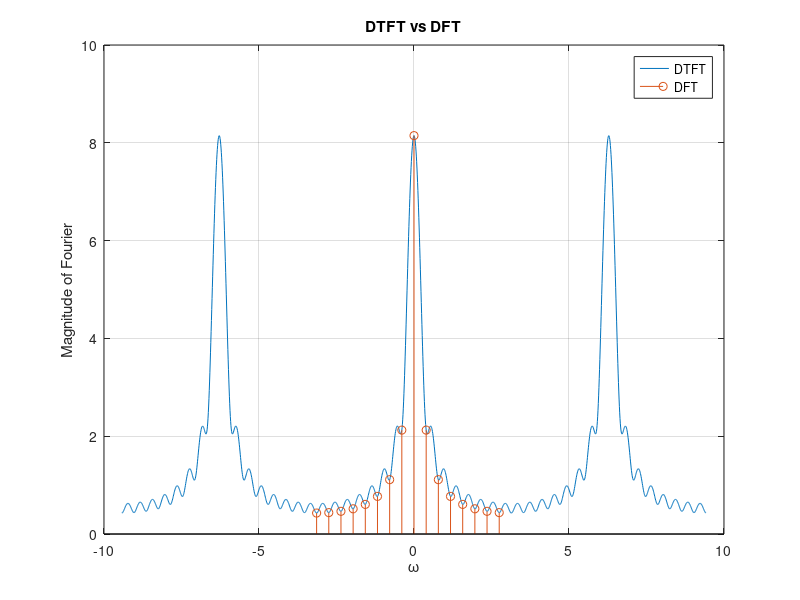

Reproduce this figure in MATLAB.
%201500127 Δημήτρης Ορεινός ’σκηση 3.3


%Αρχικά ορίζουμε το σήμα διακριτού χρόνου x[n] που μας δίνεται από την εκφωνηση της άσκησης,
% ορίζοντας σταθερό χρονικό βήμα time_step=1, μιας και μιλάμε για διακριτό σήμα. 
%Πιο συγκεκριμένα το σήμα x[n] ορίζεται ως εξής:
%x[n]=(0,9)^(n), με το  χρόνο n(ως διάνυσμα χρόνου) να ορίζεται στο χρονικό διάστημα [0,N-1], όπου
%Ν=2^(4)=16.

clc
clear all


 N=2^(4);


n=[0:N-1];


x=(0.9).^(n);


w=[-3*pi:0.01:3*pi];
%Για τη σχεδίαση του Μετασχηματισμού Fourier Διακριτού 
%Χρόνου(DTFT), θα πρέπει να ορίσουμε ένα διάστημα συχνοτήτων ω(μέσω
%συχνοτικού διανύσματος w με σταθερό συχνοτικό βήμα freq_step=0,01).






w_k=n*2*pi/N; %Ορίζουμε ένα διάνυσμα συχνοτήτων w_k  χρησιμοποιώντας τη γνωστή σχέση ωk=2*π/Ν.


w_k_shift=[-N/2:(N/2)-1]*2*pi/N;%Έπειτα για να καταφέρουμε να σχεδιάσουμε το Μετασχηματισμό Fourier Διακριτού 
%Χρόνου(DTFT),αλλά και τον Διακριτό Μετασχηματισμό Fourier(DFT)του διακριτού σήματος x[n] μαζί στο
%ίδιο γράφημα, θα πρέπει το διάνυσμα συχνοτήτων w_k που ορίσαμε να το
%«κεντράρoυμε» στο μηδέν, ώστε να μπορούμε να συγκρίνουμε ευκολότερα τα
%διαγράμματα των δύο μετασχηματισμών.






%Στη συνέχεια υπολογίζουμε το μετασχηματισμό Fourier, χρησιμοποιώντας ένα forloop.
%Έτσι θα επιτύχουμε να εφαρμόσουμε ακριβώς τον ορισμό του αθροίσματος που
%αντιστοιχεί στο μετασχηματισμό Fourier για τα διακριτά σήματα,
%δηλαδή σε κάθε loop, για μία συγκεκριμένη τιμή του χρόνου n κάθε φορά, 
%να αθροίζουμε ως προς τη συχνότητα ω το x[n].



X=0;
p=0;

for r=0:N-1
   p=p+1;
   
   X=X+x(p).*exp(-j*r*w);
end




y=fft(x);%Ύστερα υπολογίζουμε το Διακριτό Μετασχηματισμό Fourier (DFT)του διακριτού σήματος x[n] 
%,χρησιμοποιώντας την εντολή fft(x) που αντιστοιχεί στον υπολογισμό του Γρήγορου Μετασχηματισμού Fourier(FFT), 
%όπου x το σήμα όπου θα εφαρμόσουμε τον μετασχηματισμό αυτόν(το διάνυσμα όπου θα εφαρμοστεί αυτή τη εντολή), 
%που εδώ είναι το διακριτό σήμα x[n].



Y=fftshift(y);%Ανάλογα σκεπτόμενοι θα πρέπει ,για να αναπαρασταθούν o DTFT και ο DFT του διακριτού σήματος, 
%να «κεντράρουμε» και τον DFT του σήματος στο μηδέν. 
%Αυτό γίνεται με χρήση της εντολής fftshift(Χ),όπου όπου Χ το σήμα όπου θα εφαρμόσουμε τον μετασχηματισμό αυτόν
%(το διάνυσμα όπου θα εφαρμοστεί αυτή τη εντολή), 
%που εδώ είναι ο Γρήγορος Μετασχηματισμός Fourier (FFT) του διακριτού σήματος x[n].
 





%Έπειτα μέσω της εντολής figure ανίογουμε ένα νέο παράθυρο σχεδίασης. 

figure



subplot(1,1,1)




plot(w,abs(X))%Σχεδιάζουμε  το  μετασχηματισμό Fourier του σήματος x[n]
%X[exp(j*ω)],χρησιμοποιώντας την εντολή plot(x,y),
%όπου σαν ανεξάρτητη μεταβλητή x,θα θεωρήσουμε τη συχνότητα ω(το διάστημα συχνοτήτων [-3*π,3*π]) 
%με σταθερό συχνοτικό  βήμα freq_step =0.01. και σαν εξαρτημένη μεταβλητή y,
%τις τιμές του μέτρου του Διακριτού Μετασχηματισμού Fourier του σήματος x[n] X[k], 
%για κάθε τιμή της συχνότητας(διανύσματος συχνότητας w) ω.

grid

hold on


subplot(1,1,1)

stem(w_k_shift,abs(Y))%Σχεδιάζουμε στο ίδιο παράθυρο το διακριτό μετασχηματισμό Fourier του σήματος x[n]
%X[exp(j*ω)],χρησιμοποιώντας την εντολή plot(x,y),όπου σαν ανεξάρτητη μεταβλητή x,
%θα θεωρήσουμε τη συχνότητα ω(το κεντραρισμένο στο μηδέν διάνυσμα συχνοτήτων w_k_shift)  
%και σαν εξαρτημένη μεταβλητή y, 
%τις τιμές του μέτρου του Διακριτού Μετασχηματισμού Fourier του σήματος x[n] X[k], 
%για κάθε τιμή του χρόνου(χρονικού διανύσματος) n.



title("DTFT vs DFT");

xlabel("ω");

ylabel("Magnitude of Fourier");

legend("DTFT", "DFT");

%Με τη χρήση των εντολών ylabel('text')
%, xlabel('text'), legend('text'), title('text'), 
%εισάγουμε κατάλληλους τίτλους αξόνων και γραφήματος, λεζάντα, πλέγμα και
%βαθμολόγηση αξόνων για τo γράφημα που περιλαμβάνει ταυτόχρονα το Μετασχηματισμό Fourier Διακριτού Χρόνου 
%και το Διακριτό Μετασχηματισμό Fourier(DFT) του διακριτού σήματος x[n].

hold off

%Από τη θεωρία προκύπτει ότι ο Διακριτός Μετασχηματισμός Fourier (DFT) για
%ένα διακριτό σήμα x[n] ουσιαστικά προκύπτει από τη δειγματοληψία για μία
%περίοδο του  Μετασχηματισμού Fourier Διακριτού Χρόνου (DΤFT) του σήματος
%x[n] στις συχνότητες ωk=2*π/Ν.

%Η παραπάνω σχέση μεταξύ των δύο μετασχηματισμών επαληθεύεται, κάτι που
%φαίνεται και μέσα από το γράφημα,των DFT και DTFT συναρτήσει της
%συχνότητας ω(κεντραρισμένο διάνυσμα συχνότητας w_k_shift για τον DFT)
%που σχεδιάσαμε προηγουμένως.

%Όσον αφορά το Διακριτό Μετασχηματισμό Fourier (DFT) του σήματος x[n], ένας
%τρόπος για να μπορέσουμε να αυξήσουμε τα δείγματα Ν του DFT, θα πρέπει να
%παίρνουμε τα δείγματα σε κάθε μία περίοδο, σε οσο πιο κοντινή απόσταση δω γίνεται μεταξύ τους.

%’ρα τελικά συμπεραίνουμε ότι ο DFT θα προσεγγίζει καλύτερα μία περίοδο του
%DTFT, όταν θα αυξήσουμε τον αριθμό Ν που αντιστοιχεί στα δείγματα του και ουσιαστικά η δω=2*π/Ν απόσταση 
%μεταξύ των εκάστοτε διαδοχικών δειγμάτων γίνει η μικρότερη δυνατή. 
%Ουσιαστικά αφού o αριθμός δειγμάτων Ν πρέπει να μεγαλώνει 
%και αφού το μήκος L της ακολουθίας του σήματος x[n] μένει σταθερό,τότε θα ισχύει ότι Ν>L, άρα δε θα
% εμφανιστεί το φαινόμενο της αναδίπλωσης, όπου υπάρχει επαναλαμβανόμενη επικάλυψη των
% στιγμιοτύπων του DFT, για κάθε συχνότητα ω, 
%το οποίο δε συμβάλλει στην ακριβέστερη δυνατή αναπαράσταση του σήματος
%x[n] και ουσιαστικά αλλοιώνει το σήμα που θα προκύψει μετά τη
%δειγματοληψία.









Ex = sum(abs(x).^2) %Στη συνέχεια για αυτό το σήμα θα υπολογίσουμε την ενέργεια του η οποία υπολογίζεται
% μέσω του αθροίσματος της συνάρτησης |x[n]|^2 από τη τιμή 0 εώς τη τιμή N-1, 
%καθώς το σήμα x[n] ορίζεται στο χρονικό διάστημα [0,N-1].

% Το μέτρο του σήματος x[n] το βρίσκουμε χρησιμοποιώντας την εντολή abs(x)

E=(1/N)*sum(abs(y).^2)%Διαιρούμε το άθροισμα αυτό της ενέργειας 
%στο χώρο των συχνοτήτων με το χρονικό βήμα 1/Ν, όπου Ν η περίοδος του σήματος x[n], 
%επειδή ο υπολογισμός αυτός της ενέργειας γίνεται για μία μόνο περίοδο.
    
 %Έπειτα όπως φαίνεται από  τη  παρακάτω γραμμή κώδικα, 
%εφαρμόζουμε το θεώρημα του Parseval στο πεδίο των συχνοτήτων.Αυτό το
%θεώρημα διατυπώνεται ως εξής: Έστω X[k] ο μετασχηματισμός Fourier του 
%διακριτού σήματος x[n], με περίοδο Ν.Τότε η ενέργεια Εx του σήματος x[n] που ισούται, στο πεδίο του χρόνου, με
%το άθροισμα των τιμών του σήματος x[n] από 0  εώς το N-1 υψωμένες στο τετράγωνο (|x[n]|^2), θα
%ισούται επίσης με το άθροισμα στο χώρο των συχνοτήτων, διαιρούμενο κατά
%1/Ν, από το 0 εώς το Ν-1, της συνάρτησης |Χ(ω)|^2.

%Πράγματι διαπιστώνουμε ότι η ιδιότητα του Parseval ισχύει καθώς η ενέργεια
%που προκύπτει, τόσο στο χώρο των συχνοτήτων, όσο και στο χώρο του χρόνου
%είναι η ίδια(σχεδόν, καθώς και οι δύο τιμές ενέργείας είναι πολύ κοντά στη τιμή 5,1(5,0824) 
%ακριβώς ίδιες.

%Ουσιαστικά προκύπτει ότι η ισχύς του σήματος x[n] για χρονικό διάστημα ίσο
%με μία περίοδο είναι ίσο με το άθροισμα των τιμών του  μέτρου του
%Διακριτού Μετασχηματισμού Fourier του σήματος x[n]  X[k] υψωμένες στο τετράγωνο, για
%κάθε αριθμό δείγματος k.




